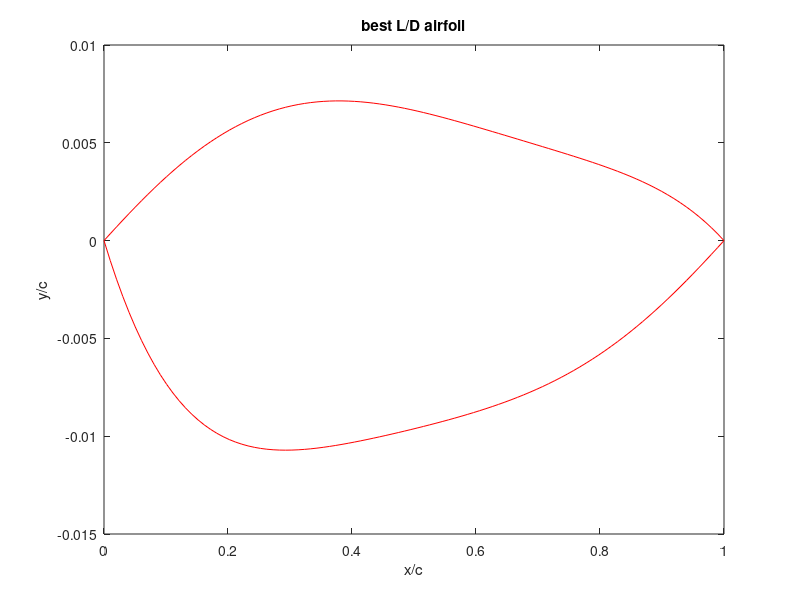
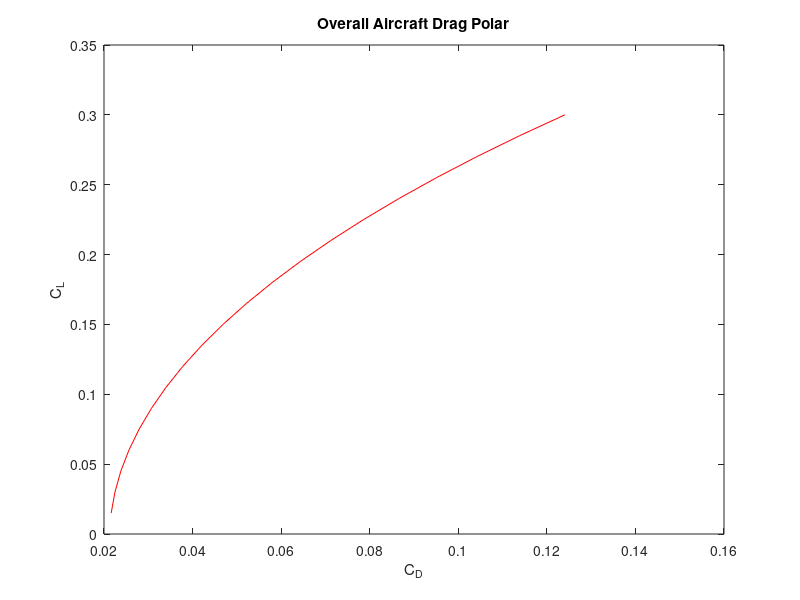
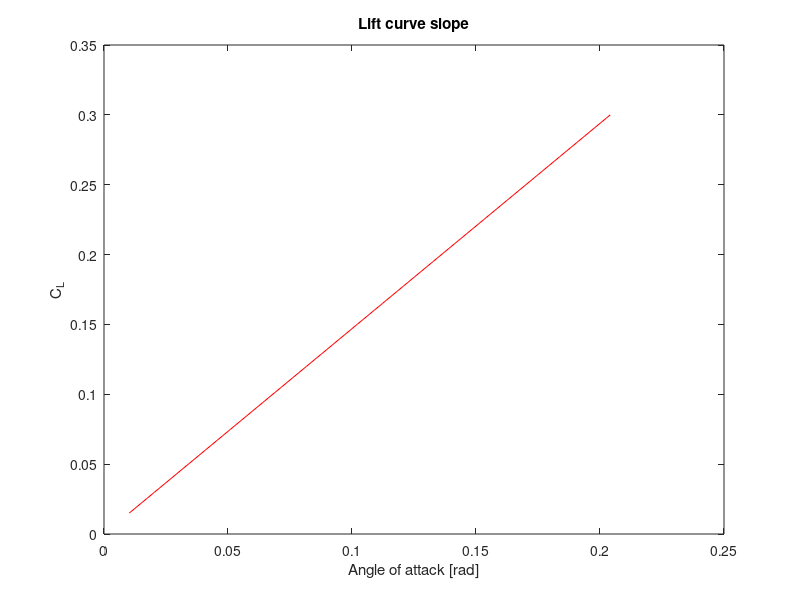
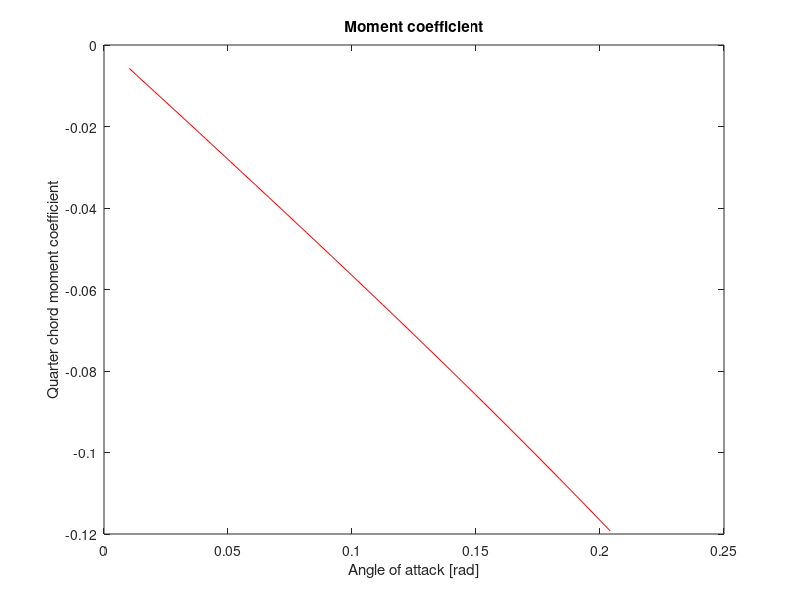

These charts were generated, in order, by the following MATLAB code:
% =============================================================================
% AIRFOIL GEOMETRY + AERODYNAMIC ANALYSIS
% =============================================================================
% Purpose:
%   1) Fit polynomial airfoil surfaces from LE radius, crest location, and TE slopes.
%   2) Compute section pressures, lift, and drag (subsonic thin-airfoil +
%      Prandtl-Glauert, or supersonic shock-expansion).
%   3) Sweep crest geometry to maximize L/D.
%   4) Check turbulent separation with Stratford's criterion (s_A vs s_B).
%
% Notes:
%   - Subsonic branch: M < 1.  Supersonic branch: M >= 1.
% =============================================================================

clc
clear
close all

%% ======================== 1. MISSION / FLOW INPUTS ========================
sweep=.9599;        % wing sweep [deg then rad]; last value used
e=.7567;                      % Oswald efficiency
AR=1.7;                   % aspect ratio
C_d_0=.012;                        % profile / parasite Cd
Cd_p_fus=.002;                      % fuselage parasite Cd
i_max=200;                          % chordwise stations for force integration (make sure this ends in a zero)
xx_max=200;                         % stations for thin-airfoil integrals
y=1.4;                              % gamma (ratio of specific heats)
M=2;                  % Freestream Mach; first value used
a_inf=343;                          % Freestream air speed of sound
mu=1.789E-5;                        % Freestream air dynamic viscosity
rho=.3;              % Freestream air density 
T_inf=300;                          % Freestream air temperature
p_inf=.2*101300;                    % Freestream air pressure
Cp=1005;                            % Specific heat of air
c_root=27.66;                       % Root chord length
R=287.05;                           % Gas constant for air
%% ======================== 2. AIRFOIL GEOMETRY CONTROLS ========================
%note: the inputs below represent dimensions relative to the chord length (x/c)
r_le = 0.04;                        % Wing leading-edge radius / chord
theta_le_u = 2*pi/180;3*pi/180;     % Upper surface leading edge angle
theta_te_u = -2*pi/180;-2*pi/180;   % Upper surface trailing edge angle
theta_le_l = -6*pi/180;-3*pi/180;   % Lower surface leading edge angle
theta_te_l = 2*pi/180;2*pi/180;     % Lower surface trailing edge angle

x_crest_u_min=0.25;                 %Lower bound best L/D max airfoil thickness x location (upper surface)
x_crest_u_max=0.4;                  %Upper bound best L/D max airfoil thickness x location (upper surface)
y_crest_u_min=0.005;                %Lower bound best L/D max airfoil thickness y location (upper surface) 
y_crest_u_max=.01;                  %Upper bound best L/D max airfoil thickness y location (upper surface)
x_crest_l_min=0.25;                 %Lower bound best L/D max airfoil thickness x location (lower surface)
x_crest_l_max=0.4;                  %Upper bound best L/D max airfoil thickness x location (lower surface)
y_crest_l_min=-0.005;               %Lower bound best L/D max airfoil thickness y location (lower surface)
y_crest_l_max=-.015;                 %Upper bound best L/D max airfoil thickness y location (lower surface)

%% ============================= For loop iteration parameters ======================== %%
N=20;                               % upper and lower surface iteration number for Prandtl-Meyer / shock relations
xxxx_max=15;                        % upper section iteration number for Prandtl-Meyer / shock relations
xxxxx_max=20;                       % lower section iteration number for Prandtl-Meyer / shock relations
xxxxxxx_max=15;                     % lower section iteration number for Prandtl-Meyer / shock relations
pp_max=0;                           % iteration number controlling x_crest_l
nn_max=0;                           % iteration number controlling y_crest_l
p_max=0;                            % iteration number controlling x_crest_u
n_max=0;                            % iteration number controlling y_crest_u
C_L_i_max=20;                       % iteration number controlling C_L increment
C_L_max=.3;                         % Max coefficient of lift analyzed for the creation of the plots

v_inf=1;                            % nondimensional freestream speed (do not change)
dx=1/i_max;

%% ======================== 3. CREST-GEOMETRY SEARCH LOOPS ========================
for C_L_i=1:C_L_i_max
C_L(C_L_i)=C_L_i/C_L_i_max*C_L_max;
% Nested brute-force sweep of lower/upper crest (x,y) to maximize L/D.
% Loop order:  pp = x_crest_l , nn = y_crest_l , p = x_crest_u , n = y_crest_u
for pp=2:pp_max+2
x_crest_l=(x_crest_l_max-x_crest_l_min)*(pp-2)/pp_max+x_crest_l_min;    
x_crest_l = .292857;
% x_crest_l = .292857;
for nn=2:nn_max+2
% y_crest_u = .2;
y_crest_l=(y_crest_l_max-y_crest_l_min)*(nn-2)/nn_max+y_crest_l_min;
y_crest_l=-.010714;
% y_crest_l=-.010714;
for p=2:p_max+2
x_crest_u=(x_crest_u_max-x_crest_u_min)*(p-2)/p_max+x_crest_u_min;
x_crest_u=.378571;
% x_crest_u=.378571;
for n=2:n_max+2
y_crest_u=(y_crest_u_max-y_crest_u_min)*(n-2)/n_max+y_crest_u_min;
y_crest_u=.007143;
% y_crest_u=.1;


%% ======================== 4. FIT POLYNOMIAL AIRFOIL SURFACES ========================
% Subsonic (M<1):  y = A1(i)*x^(1/2) + A2(i)*x + a3*x^2 + a4*x^3 + a5*x^4
%   A1(i) = +/-sqrt(2*r_le) enforces leading-edge radius.
%   Remaining coeffs match crest height, crest slope=0, TE height=0, TE slope.
% Supersonic (M>=1):  ordinary polynomial y = A1(i)*x + ... + a5*x^5
%   (no square-root LE term; LE and TE slopes imposed directly).
if M<1

a1_u = sqrt(2*r_le);                % upper-surface LE radius term

% Matrix for unknowns [a2_u a3_u a4_u a5_u a6_u]'
M_u = [x_crest_u^(1), x_crest_u^(2), x_crest_u^(3), x_crest_u^(4);

    1, (2)*x_crest_u^(1), (3)*x_crest_u^(2), (4)*x_crest_u^(3);

    1, 1, 1, 1;
    
    1, 2, 3, 4];

MM_u = [y_crest_u - a1_u*sqrt(x_crest_u); -(1/2)*a1_u*x_crest_u^(-1/2); -a1_u; tan(theta_te_u) - (1/2)*a1_u];

% Solve
A_u = M_u \ MM_u;

a2_u = A_u(1);
a3_u = A_u(2);
a4_u = A_u(3);
a5_u = A_u(4);

% LOWER SURFACE

a1_l = -sqrt(2*r_le);

% Matrix for unknowns [a2_l a3_l a4_l a5_l]'
M_l = [x_crest_l^(1), x_crest_l^(2), x_crest_l^(3), x_crest_l^(4);

1, (2)*x_crest_l^(1), (3)*x_crest_l^(2), (4)*x_crest_l^(3);

1, 1, 1, 1;
    
1, 2, 3, 4];

MM_l = [y_crest_l - a1_l*sqrt(x_crest_l); -(1/2)*a1_l*x_crest_l^(-1/2); -a1_l; tan(theta_te_l) - (1/2)*a1_l];

% Solve
A_l = M_l \ MM_l;

a2_l = A_l(1);
a3_l = A_l(2);
a4_l = A_l(3);
a5_l = A_l(4);

else

% Matrix for unknowns [a2_u a3_u a4_u a5_u a6_u]'
M_u = [x_crest_u^(1), x_crest_u^(2), x_crest_u^(3), x_crest_u^(4), x_crest_u^(5);

1, (2)*x_crest_u^(1), (3)*x_crest_u^(2),(4)*x_crest_u^(3), (5)*x_crest_u^(4);

    1, 1, 1, 1, 1;
    
    1, 2, 3, 4, 5;
    
    1,0,0,0,0];

MM_u = [y_crest_u; 0; 0; tan(theta_te_u); tan(theta_le_u)];

% Solve
A_u = M_u \ MM_u;

a1_u = A_u(1);
a2_u = A_u(2);
a3_u = A_u(3);
a4_u = A_u(4);
a5_u = A_u(5);
% LOWER SURFACE

% Matrix for unknowns [a2_l a3_l a4_l a5_l]'
M_l = [ x_crest_l^(1), x_crest_l^(2), x_crest_l^(3), x_crest_l^(4), x_crest_l^(5);

    1, (2)*x_crest_l^(1), (3)*x_crest_l^(2), (4)*x_crest_l^(3), (5)*x_crest_l^(4);

    1, 1, 1, 1, 1;
    
    1, 2, 3, 4, 5;
    
    1, 0, 0, 0, 0];

MM_l = [ y_crest_l; 0; 0; tan(theta_te_l); tan(theta_le_l)];

% Solve
A_l = M_l \ MM_l;

a1_l = A_l(1);
a2_l = A_l(2);
a3_l = A_l(3);
a4_l = A_l(4);
a5_l = A_l(5);

end
    
%% ======================== 5. CHORDWISE INTEGRATION SETUP ========================
D_u=0;                              % running upper-surface "drag" integral (axial)
D_l=0;
L_u=0;                              % running upper-surface "lift" integral (normal)
L_l=0;
r(1)=0;
dx_i=1/i_max;
ppp=0;
v_n(1)=0;
p_u(1)=p_inf*(1+((y-1)/2)*M^2)^(y/(y-1));
p_u_B(1)=p_inf*(1+((y-1)/2)*M^2)^(y/(y-1));
Cmc4(2)=0;
Cpp(1)=1;
% p_u_B(1)=p_inf;
for i=2:(i_max-.01*i_max)
x_i(i)=1/i_max*(i-1)+.01;
% aoa(C_L_i)=(aoa_high-aoa_low)/i_max*(i-2)+aoa_low;

%% ----- 5a. SUBSONIC BRANCH: thin-airfoil theory + Cp -----
if M<1
dx_xx=1/xx_max;
sum_u(1)=0;
sum_l(1)=0;
theta(1)=0;
sum2=0;
sum3=0;
sum4=0;
u(1)=0;
l(1)=0;
sum5(1)=0;
x(1)=0;
for xx=2:xx_max
x(xx)=1/xx_max*(xx-1);
u(xx)=a1_u*x(xx)^(1/2)+a2_u*x(xx)^(1)+a3_u*x(xx)^(2)+a4_u*x(xx)^(3)+a5_u*x(xx)^(4);
s_u(xx)=0.5*a1_u*x(xx).^(-1/2) + 1*a2_u*x(xx).^(0) + 2*a3_u*x(xx).^(1) + 3*a4_u*x(xx).^(2) + 4*a5_u*x(xx).^(3);
l(xx)=a1_l*x(xx).^(1/2)+a2_l*x(xx).^(1)+a3_l*x(xx).^(2)+a4_l*x(xx).^(3)+a5_l*x(xx).^(4);
s_l(xx)=0.5*a1_l*x(xx).^(-1/2)+1*a2_l*x(xx)^(0)+2*a3_l*x(xx)^(1)+3*a4_l*x(xx)^(2)+4*a5_l*x(xx)^(3);
s_camber(xx)=((u(xx)+l(xx))/2-(u(xx-1)+l(xx-1))/2)/dx_xx;
s_camber(xx) = 0.5*(s_u(xx) + s_l(xx));

theta(xx)=acos(1-2*x(xx));
d_theta=(theta(xx)-theta(xx-1));

dy2=s_camber(xx)*d_theta;
sum2=dy2+sum2;
dy3=s_camber(xx)*cos(theta(xx))*d_theta;
sum3=dy3+sum3;
dy4=s_camber(xx)*cos(2*theta(xx))*d_theta;
sum4=dy4+sum4;

% Thin-airfoil Fourier coefficients from camber-line slope
A1(i)=2/pi*sum3;
A2(i)=2/pi*sum4;
aoa_L0=1/pi*sum2-A1(i)/2;              % zero-lift angle
L_s_2d = 4/(1-M^2)^0.5;             % 2-D lift slope with Prandtl-Glauert
L_s_3d=L_s_2d/(1+L_s_2d/(pi*AR*e)); % 3-D lift slope
aoa(C_L_i)=C_L(C_L_i)/L_s_3d+aoa_L0;              % geometric aoa(C_L_i) needed for target CL
A0=aoa(C_L_i)-1/pi*sum2;
A0=C_L(C_L_i)/L_s_3d-A1(i)/2;                 % A0 overwritten to match target CL

if xx<xx_max
x_q(xx)=x(xx);
s_u_q(xx)=0.5*a1_u*x_q(xx).^(-1/2) + 1*a2_u*x_q(xx).^(0) + 2*a3_u*x_q(xx).^(1) + 3*a4_u*x_q(xx).^(2) + 4*a5_u*x_q(xx).^(3);
s_l_q(xx)=0.5*a1_l*x_q(xx).^(-1/2)+1*a2_l*x_q(xx)^(0)+2*a3_l*x_q(xx)^(1)+3*a4_l*x_q(xx)^(2)+4*a5_l*x_q(xx)^(3);
s_camber_q(xx) = 0.5*(s_u_q(xx) + s_l_q(xx));

s_t_u(xx)=(s_u_q(xx)-s_camber_q(xx));
q_u(xx)=v_inf*s_t_u(xx);

if x_i(i)==x_q(xx)
dsum5(xx)=0;
else
dsum5(xx)=(q_u(xx)/(x_i(i)-x_q(xx)))*dx_xx;
end

sum5(xx)=dsum5(xx)+sum5(xx-1);
end

end

uu(i)=a1_u*x_i(i)^(1/2)+a2_u*x_i(i)^(1)+a3_u*x_i(i)^(2)+a4_u*x_i(i)^(3)+a5_u*x_i(i)^(4);
ll(i)=a1_l*x_i(i).^(1/2)+a2_l*x_i(i).^(1)+a3_l*x_i(i).^(2)+a4_l*x_i(i).^(3)+a5_l*x_i(i).^(4);
s_u(i)=0.5*a1_u*x_i(i).^(-1/2) + 1*a2_u*x_i(i).^(0) + 2*a3_u*x_i(i).^(1) + 3*a4_u*x_i(i).^(2) + 4*a5_u*x_i(i).^(3);
s_l(i)=0.5*a1_l*x_i(i).^(-1/2)+1*a2_l*x_i(i)^(0)+2*a3_l*x_i(i)^(1)+3*a4_l*x_i(i)^(2)+4*a5_l*x_i(i)^(3);
s_camber_i(i) = 0.5*(s_u(i) + s_l(i));

theta_B(i)=acos(1-2*x_i(i));
% Vortex-sheet strength (thin-airfoil theory)
gamma(i) = 2*v_inf*( A0*(1+cos(theta_B(i)))/sin(theta_B(i)) + A1(i)*sin(theta_B(i)) + A2(i)*sin(2*theta_B(i)) );
v_u(i)=v_inf+gamma(i)/2;               % upper-surface edge speed

gamma_air = y;                      % 1.4
V_ratio_u = v_u(i) / v_inf;
T_ratio_u = 1 + 0.5*(gamma_air-1)*M^2*(1 - V_ratio_u^2);

% Vacuum / max-speed limiter (T cannot go negative)
if T_ratio_u < 1e-8
    T_ratio_u = 1e-8;
end

p_ratio_u = T_ratio_u^(gamma_air/(gamma_air-1));
Cp_u(i) = (2/(gamma_air*M^2)) * (p_ratio_u - 1);
Re_x=rho*M*a_inf*x_i(i)*c_root/mu;
slope(i)=s_u(i)-aoa(C_L_i);
Cp_u_min_0=1-(1+aoa(C_L_i)/(2*r_le)^.5)^2;
Cp_u_min_0=1-(4*aoa(C_L_i)^2/(r_le+aoa(C_L_i)^2));
Cp_u_min=Cp_u_min_0/(1-M^2)^.5;

T_0 = T_inf*(1+(y-1)/2*M^2);
V_max_B = sqrt(2*Cp*T_0);
Cp_u_min_limit = 1-(V_max_B/(M*a_inf))^2;

aff=4*r_le;

if Cp_u_min>Cp_u(i) && Cp_u_min<0 && x_i(i)<.04
Cp_u(i)=Cp_u_min;
end

Cd_u_B=1;.03667;
theta_C=atan(s_u(i))-aoa(C_L_i);
Cp_u_3(i)=2*(sin(theta_C))*abs(sin(theta_C));
Cp_u_3(i)=2*(sin(theta_C))/(1-M^2)^.5;
p0 = p_inf*(1+(y-1)/2*M^2)^(y/(y-1));
Cp_u_3(i)=(p0-p_inf)*sin(theta_C)/(.5*y*p_inf*M^2);
p_u_C(i)=(Cp_u_3(i)+p_inf/(.5*rho*(M*a_inf)^2))*(.5*rho*(M*a_inf)^2);

dD_u(i)=(Cp_u(i))*s_u(i)*dx;
dL_u(i)=-(Cp_u(i))*dx;
D_u=dD_u(i)+D_u;
L_u=dL_u(i)+L_u;
r(i)=(L_u)/(D_u);

v_l(i)=v_inf-gamma(i)/2;

theta_D=atan(-s_l(i))+aoa(C_L_i);
p0 = p_inf*(1+(y-1)/2*M^2)^(y/(y-1));
Cp_l_3(i)=(p0-p_inf)*sin(theta_D)/(.5*y*p_inf*M^2);
p_u_D(i)=(Cp_l_3(i)+p_inf/(.5*rho*(M*a_inf)^2))*(.5*rho*(M*a_inf)^2);

V_ratio_l = v_l(i) / v_inf;
T_ratio_l = 1 + 0.5*(gamma_air-1)*M^2*(1 - V_ratio_l^2);
if T_ratio_l < 1e-8
    T_ratio_l = 1e-8;
end
p_ratio_l = T_ratio_l^(gamma_air/(gamma_air-1));
Cp_l(i) = (2/(gamma_air*M^2)) * (p_ratio_l - 1);
dD_l(i)=-Cp_l(i)*s_l(i)*dx;
dL_l(i)=Cp_l(i)*dx;
D_l=dD_l(i)+D_l;
L_l=dL_l(i)+L_l;
r_l(i)=(L_l)/(D_l);

D_u_true(i)=(L_u)*sin(aoa(C_L_i))+(D_u)*cos(aoa(C_L_i));
L_u_true(i)=(L_u)*cos(aoa(C_L_i))-(D_u)*sin(aoa(C_L_i));
r_u_true(i)=L_u_true(i)/D_u_true(i);
D_l_true(i)=(L_l)*sin(aoa(C_L_i))+(D_l)*cos(aoa(C_L_i));
L_l_true(i)=(L_l)*cos(aoa(C_L_i))-(D_l)*sin(aoa(C_L_i));
L_total(i)=(L_u_true(i)+L_l_true(i));
Cd_i=C_L(C_L_i)^2/(pi*AR*e);
Cd_p=C_d_0;
Cd_t(C_L_i)=(D_u_true(i)+D_l_true(i)+Cd_i+Cd_p+Cd_p_fus);
r_i(i)=(L_u_true(i)+L_l_true(i))/Cd_t(C_L_i);

p_u(i)=(Cp_u(i)+p_inf/(.5*y*p_inf*(M)^2))*(.5*y*p_inf*(M)^2);
p_min(i)=(Cp_u(i)+Cp_u_3(i)+p_inf/(.5*rho*(M*a_inf)^2))*(.5*rho*(M*a_inf)^2);  
p_u_ii(i)=p_u(i)+(p_u_C(i)-p_inf);
p_u_iii(i)=p_u(i);
% p_min_min(i)=min(p_u_ii(2:end));
p_min_min(i)=min(p_u(2:end));
Cp_min(i)=min(Cp_u+Cp_u_3);

% --- Local Mach number ---
M_local = sqrt((2/(y-1)) * ((1 + ((y-1)/2)*M^2) * ((y*M^2/2)*Cp_u(i) + 1)^(-(y-1)/y) - 1 ) );
% --- Local temperature from isentropic relation ---
T_local = T_inf *(1 + ((y-1)/2)*M^2) / (1 + ((y-1)/2)*M_local^2);
% --- Local speed of sound ---
a_local = sqrt(y*R*T_local);
% --- Local velocity ---
V_local(i) = M_local*a_local;
% --- freestream speed of sound ---
a = sqrt(y*R*T_inf);
% --- Freestream velocity ---
V_inf = M*a;

if p_u_iii(i)==p_min_min(i)
iii=i;
sum6(iii-1)=0;
end

if i<=iii
dsum6(i)=(V_local(i)/V_local(iii))^3*c_root*dx;
sum6(i)=dsum6(i)+sum6(i-1);
else
x_p(i)=sum6(iii)+(x_i(i)-x_i(iii))*c_root;
Re_p=V_local(iii)*x_p(i)/mu;
Cpp(i)=1-(V_local(i)/V_local(iii))^2;
dCpp(i)=Cpp(i)-Cpp(i-1);
if dCpp(i)<0
   dCpp(i)=0;
end
s_A(i)=Cpp(i)*(x_p(i)*dCpp(i)/(c_root*dx))^.5;
s_B(i)=.39*(Re_p/10^6)^.1;
end




else
    
    
%% ----- 5b. SUPERSONIC BRANCH: shock-expansion marching -----
L_s_2d=4/(M^2-1)^.5;                % Ackeret 2-D lift slope
L_s_3d=L_s_2d/(1+L_s_2d/(pi*AR*e));
aoa(C_L_i)=C_L(C_L_i)/L_s_3d;
   
uu(i)=a1_u*x_i(i)^(1)+a2_u*x_i(i)^(2)+a3_u*x_i(i)^(3)+a4_u*x_i(i)^(4)+a5_u*x_i(i)^(5);
ll(i)=a1_l*x_i(i).^(1)+a2_l*x_i(i).^(2)+a3_l*x_i(i).^(3)+a4_l*x_i(i).^(4)+a5_l*x_i(i).^(5);
s_u(i)=a1_u + 2*a2_u*x_i(i).^(1) + 3*a3_u*x_i(i).^(2) + 4*a4_u*x_i(i)^(3) + 5*a5_u*x_i(i).^(4);
s_l(i)=a1_l+2*a2_l*x_i(i)^(1)+3*a3_l*x_i(i)^(2)+4*a4_l*x_i(i)^(3)+5*a5_l*x_i(i)^(4);

Bi=45;
M1=M;
beta_low=0;
beta_high=pi/2;                     % shock-angle search bounds

ct=dx_i;
if i==2

if theta_le_u-aoa(C_L_i)>0

beta_sh_u=(beta_low+beta_high)/2;
for xxxx=2:xxxx_max

% Oblique-shock theta-beta-M relation (upper LE)
wing_angle_u=atan(2*cot(beta_sh_u)*(M^2*(sin(beta_sh_u))^2-1)/(M^2*(y+cos(2*beta_sh_u))+2));

if wing_angle_u<(theta_le_u-aoa(C_L_i))
    beta_sh_u=beta_sh_u+(beta_high-beta_low)/2^xxxx;
else
    beta_sh_u=beta_sh_u-(beta_high-beta_low)/2^xxxx;
end

end

Mn1u = M*sin(beta_sh_u);
Mn2u = sqrt((1+((y-1)/2)*Mn1u^2) / (y*Mn1u^2-(y-1)/2));
M2u = Mn2u/sin(beta_sh_u-(theta_le_u-aoa(C_L_i)));
M2u = Mn2u/cos(pi/2-beta_sh_u-aoa(C_L_i)+theta_le_u);
vM2=((atan((((M2u^2)-1)*((y-1)/(y+1)))^0.5)*(((y+1)/(y-1))^0.5))-(atan(((M2u^2)-1)^0.5)));

else
        
theta_A=theta_le_u-aoa(C_L_i); 
vM1=((atan((((M^2)-1)*((y-1)/(y+1)))^0.5)*(((y+1)/(y-1))^0.5))-(atan(((M^2)-1)^0.5)));
vM2(i)=-theta_A+vM1;
M2u=2*M/2; % M3 initial condition set to a very high value
M2f=2*M; % fixed M3 initial condition reduced in the for loop

for iiiiii = 2:N
    
    vM2i(i)=((atan((((M2u^2)-1)*((y-1)/(y+1)))^0.5)*(((y+1)/(y-1))^0.5))-(atan(((M2u^2)-1)^0.5)));
    
    if vM2i(i)>vM2(i)
        M2u=M2u-(M2f/(2^iiiiii));
    else
        M2u=M2u+(M2f/(2^iiiiii));
    end
   
end

M2u=M2u;

vM2=((atan((((M2u^2)-1)*((y-1)/(y+1)))^0.5)*(((y+1)/(y-1))^0.5))-(atan(((M2u^2)-1)^0.5)));

end
    
T01= T_inf*(1+(y-1)/2*M^2);
p01dp1u=(((y-1)/2)*(M^2)+1)^(y/(y-1));
p02dp2u=(((y-1)/2)*(M2u^2)+1)^(y/(y-1));

if theta_te_u-aoa(C_L_i)>0
Mn1u = M*sin(beta_sh_u);
p02dp01 = (((y+1)*Mn1u^2)/((y-1)*Mn1u^2+2))^(y/(y-1))*((y+1)/(2*y*Mn1u^2-(y-1)))^(1/(y-1));
else
p02dp01=1;
end

p02 = p02dp01*p01dp1u;
p2u(i)=p02dp01/p02dp2u*p01dp1u;

Cpu1=(p2u(i)-1)/(.5*y*(M1^2));
Cnu1=-Cpu1*ct;
Cau1=Cpu1*s_u(2)*ct;

else

M3(2)=M2u;

% top right surface
theta_1=atan(s_u(i-1));
theta_2=atan(s_u(i));
theta_u(i)=theta_2-theta_1;

if theta_u(i)>0   
beta_sh_u_3=(beta_low+beta_high)/2;
for xxxx=2:xxxx_max

% --- Oblique-shock theta-beta-M relation ---
wing_angle_3_u=atan(2*cot(beta_sh_u_3)*(M^2*(sin(beta_sh_u_3))^2-1)/(M^2*(y+cos(2*beta_sh_u_3))+2));

if wing_angle_3_u<theta_u(i)
    beta_sh_u_3=beta_sh_u_3+(beta_high-beta_low)/2^xxxx;
else
    beta_sh_u_3=beta_sh_u_3-(beta_high-beta_low)/2^xxxx;
end

end

Mn2u3 = M3(i-1)*sin(beta_sh_u_3);
Mn3u = sqrt((1+((y-1)/2)*Mn2u3^2) / (y*Mn2u3^2-(y-1)/2));
M3(i) = Mn2u3/cos(pi/2-beta_sh_u_3+theta_u(i));
vM3(i)=((atan((((M3(i)^2)-1)*((y-1)/(y+1)))^0.5)*(((y+1)/(y-1))^0.5))-(atan(((M3(i)^2)-1)^0.5)));
p02dp2u3=(((y-1)/2)*(M3(i-1)^2)+1)^(y/(y-1));
p03dp3u=(((y-1)/2)*(M3(i)^2)+1)^(y/(y-1));
p02dp01 = (((y+1)*Mn2u3^2)/((y-1)*Mn2u3^2+2))^(y/(y-1))*((y+1)/(2*y*Mn2u3^2-(y-1)))^(1/(y-1));
p03(i) = p02dp01*p02dp2u3;
p3u(i)=p03(i)/p03dp3u;
       
else
      
p03(2)=p02;    
vM3(2)=vM2;
vM3(i)=-theta_u(i)+vM3(i-1);
M3i=2*M1/2; % M3 initial condition set to a very high value
M3f=2*M1; % fixed M3 initial condition reduced in the for loop

for iiiiii = 2:N
    
    vM3i(i)=((atan((((M3i^2)-1)*((y-1)/(y+1)))^0.5)*(((y+1)/(y-1))^0.5))-...
        (atan(((M3i^2)-1)^0.5)));
    
    if vM3i(i)>vM3(i)
        M3i=M3i-(M3f/(2^iiiiii));
    else
        M3i=M3i+(M3f/(2^iiiiii));
    end
   
end

M3(i)=M3i;

p01dp1u=(((y-1)/2)*(M1^2)+1)^(y/(y-1));
p03dp3u=(((y-1)/2)*(M3(i)^2)+1)^(y/(y-1));
p03(i)=p03(i-1);
p3u(i)=p03(i)/p03dp3u;

end

Cpu2(i)=(p3u(i)-1)/(.5*y*(M1^2));
Cnu2(i)=-Cpu2(i)*ct;
Cau2(i)=Cpu2(i)*s_u(i)*ct;

end

ct=dx_i;

if i==2

if -theta_le_l+aoa(C_L_i)>0    
beta_sh_l=(beta_low+beta_high)/2;
for xxxxx=2:xxxxx_max

% --- Oblique-shock theta-beta-M relation ---
wing_angle_l=atan(2*cot(beta_sh_l)*(M^2*(sin(beta_sh_l))^2-1)/(M^2*(y+cos(2*beta_sh_l))+2));

if wing_angle_l<(-theta_le_l+aoa(C_L_i))
    beta_sh_l=beta_sh_l+(beta_high-beta_low)/2^xxxxx;
else
    beta_sh_l=beta_sh_l-(beta_high-beta_low)/2^xxxxx;
end

end

Mn1l = M*sin(beta_sh_l);
Mn2l = sqrt((1+((y-1)/2)*Mn1l^2) / (y*Mn1l^2-(y-1)/2));
M2l = Mn2l/sin(beta_sh_l-(-theta_le_l+aoa(C_L_i)));
M2l = Mn2l/cos(pi/2-beta_sh_l+aoa(C_L_i)-theta_le_l);
vM2l=((atan((((M2l^2)-1)*((y-1)/(y+1)))^0.5)*(((y+1)/(y-1))^0.5))-(atan(((M2l^2)-1)^0.5)));

else

theta_Al=-theta_le_l+aoa(C_L_i); 
vM1l=((atan((((M^2)-1)*((y-1)/(y+1)))^0.5)*(((y+1)/(y-1))^0.5))-(atan(((M^2)-1)^0.5)));
vM2l(i)=-theta_Al+vM1l;      
M2l=2*M/2; % M3 initial condition set to a very high value
M2f=2*M; % fixed M3 initial condition reduced in the for loop

for iiiiii = 2:N   
    vM2il(i)=((atan((((M2l^2)-1)*((y-1)/(y+1)))^0.5)*(((y+1)/(y-1))^0.5))-(atan(((M2l^2)-1)^0.5)));  
    if vM2il(i)>vM2l(i)
        M2l=M2l-(M2f/(2^iiiiii));
    else
        M2l=M2l+(M2f/(2^iiiiii));
    end   
end

M2l=M2l;

vM2l=((atan((((M2l^2)-1)*((y-1)/(y+1)))^0.5)*(((y+1)/(y-1))^0.5))-(atan(((M2l^2)-1)^0.5)));
end

T01= T_inf*(1+(y-1)/2*M^2);
p01dp1l=(((y-1)/2)*(M^2)+1)^(y/(y-1));
p02dp2l=(((y-1)/2)*(M2l^2)+1)^(y/(y-1));

if -theta_le_l+aoa(C_L_i)>0
Mn1l = M*sin(beta_sh_l);
p02dp01l = (((y+1)*Mn1l^2)/((y-1)*Mn1l^2+2))^(y/(y-1))*((y+1)/(2*y*Mn1l^2-(y-1)))^(1/(y-1));
else
p02dp01l=1;
end

p02l = p02dp01l*p01dp1l;
p2l(i)=p02dp01l/p02dp2l*p01dp1l;

Cpl1=(p2l(i)-1)/(.5*y*(M1^2));
Cnl1=Cpl1*ct;
Cal1=-Cpl1*s_l(2)*ct;

else
      
M3l(2)=M2l;       
theta_1_l(i)=atan(s_l(i-1));
theta_2_l(i)=atan(s_l(i));
theta_l(i)=theta_2_l(i)-theta_1_l(i);   
       
if theta_l(i)<0   
beta_sh_l_3=(beta_low+beta_high)/2;
for xxxxxxx=2:xxxxxxx_max

% --- Oblique-shock theta-beta-M relation ---
wing_angle_3_l=atan(2*cot(beta_sh_l_3)*(M^2*(sin(beta_sh_l_3))^2-1)/(M^2*(y+cos(2*beta_sh_l_3))+2));

if wing_angle_3_l<-theta_l(i)
    beta_sh_l_3=beta_sh_l_3+(beta_high-beta_low)/2^xxxxxxx;
else
    beta_sh_l_3=beta_sh_l_3-(beta_high-beta_low)/2^xxxxxxx;
end

end

Mn2l3 = M3l(i-1)*sin(beta_sh_l_3);
Mn3l = sqrt((1+((y-1)/2)*Mn2l3^2) / (y*Mn2l3^2-(y-1)/2));
M3l(i) = Mn2l3/cos(pi/2-beta_sh_l_3-theta_l(i));
vM3l(i)=((atan((((M3l(i)^2)-1)*((y-1)/(y+1)))^0.5)*(((y+1)/(y-1))^0.5))-(atan(((M3l(i)^2)-1)^0.5)));
Mn3u = sqrt((1+((y-1)/2)*Mn2l3^2) / (y*Mn2l3^2-(y-1)/2));
p02dp2l3=(((y-1)/2)*(M3l(i-1)^2)+1)^(y/(y-1));
p03dp3l=(((y-1)/2)*(M3l(i)^2)+1)^(y/(y-1));
p02dp01l = (((y+1)*Mn2l3^2)/((y-1)*Mn2l3^2+2))^(y/(y-1))*((y+1)/(2*y*Mn2l3^2-(y-1)))^(1/(y-1));
p03l(i) = p02dp01l*p02dp2l3;
p3l(i)=p03l(i)/p03dp3l;
   
else    
    
vM3l(2)=vM2l;
vM3l(i)=theta_l(i)+vM3l(i-1);
M3i=10*M1/2; % M3 initial condition set to a very high value
M3f=10*M1; % fixed M3 initial condition reduced in the for loop


for iiiiii = 2:N
    
    vM3il(i)=((atan((((M3i^2)-1)*((y-1)/(y+1)))^0.5)*(((y+1)/(y-1))^0.5))-...
        (atan(((M3i^2)-1)^0.5)));
    
    if vM3il(i)>vM3l(i)
        M3i=M3i-(M3f/(2^iiiiii));
    else
        M3i=M3i+(M3f/(2^iiiiii));
    end
    
end

M3l(i)=M3i;
p03dp3l=(((y-1)/2)*(M3l(i)^2)+1)^(y/(y-1));
p3l(i)=p02l/p03dp3l;

end

Cpl2(i)=(p3l(i)-1)/(.5*y*(M1^2));
Cnl2(i)=Cpl2(i)*ct;
Cal2(i)=-Cpl2(i)*s_l(i)*ct;

dCmc4(i)=-((Cnu2(i)+Cnl2(i))*(x_i(i)-.25)-Cau2(i)*uu(i)-Cal2(i)*ll(i));

Cmc4(i)=dCmc4(i)+Cmc4(i-1);

end

% Integrate normal/axial force coefficients over the airfoil and rotate to lift/drag
if i>=i_max-2

Cn=Cnu1+sum(Cnu2)+Cnl1+sum(Cnl2);   % normal-force coefficient
Ca=Cau1+sum(Cau2)+Cal1+sum(Cal2);   % axial-force coefficient

Cl=(Cn*cos(aoa(C_L_i)))-(Ca*sin(aoa(C_L_i)));
Cd(C_L_i)=(Cn*sin(aoa(C_L_i)))+(Ca*cos(aoa(C_L_i)));

Cd_p=C_d_0;

Cd_i=C_L(C_L_i)^2/(pi*AR*e);
Cd_i=0;
Cd_p=C_d_0;
Cd_p_fus=.008;

Cd_t(C_L_i)=Cd(C_L_i)+Cd_i+Cd_p+Cd_p_fus;

r_i(i)=Cl/Cd_t(C_L_i);

end

end

end

%% ======================== 6. TRACK BEST L/D GEOMETRY ========================
r_j(n)=r_i(i);                      % L/D for this crest combination
r_j_max=max(r_j(2:end));

if r_j(n)==r_j_max
    r_le_j=r_le;
    x_crest_u_j=x_crest_u;
    y_crest_u_j=y_crest_u;
    x_crest_l_j=x_crest_l;
    y_crest_l_j=y_crest_l;
    aoa_j=aoa(C_L_i);
    a1_u_j=a1_u;
    a1_l_j=a1_l;
    a2_u_j=a2_u;
    a2_l_j=a2_l;
    a3_u_j=a3_u;
    a3_l_j=a3_l;
    a4_u_j=a4_u;
    a4_l_j=a4_l;
    a5_u_j=a5_u;
    a5_l_j=a5_l;
    if M<1
    s_A_j=s_A;
    s_B_j=s_B;
    end
end
    

end

r_k(p)=r_j_max;
r_k_max=max(r_k(2:end));

if r_k(p)==r_k_max
    r_le_k=r_le_j;
    x_crest_u_k=x_crest_u_j;
    y_crest_u_k=y_crest_u_j;
    x_crest_l_k=x_crest_l_j;
    y_crest_l_k=y_crest_l_j;
    aoa_k=aoa_j;
    a1_u_k=a1_u_j;
    a1_l_k=a1_l_j;
    a2_u_k=a2_u_j;
    a2_l_k=a2_l_j;
    a3_u_k=a3_u_j;
    a3_l_k=a3_l_j;
    a4_u_k=a4_u_j;
    a4_l_k=a4_l_j;
    a5_u_k=a5_u_j;
    a5_l_k=a5_l_j;
    if M<1
    s_A_k=s_A_j;
    s_B_k=s_B_j;
    end
end

end

r_n(nn)=r_k_max;
r_n_max=max(r_n(2:end));

if r_n(nn)==r_n_max
    r_le_n=r_le_k;
    x_crest_u_nn=x_crest_u_k;
    y_crest_u_nn=y_crest_u_k;
    x_crest_l_nn=x_crest_l_k;
    y_crest_l_nn=y_crest_l_k;
    aoa_n=aoa_k;
    a1_u_nn=a1_u_k;
    a1_l_nn=a1_l_k;
    a2_u_nn=a2_u_k;
    a2_l_nn=a2_l_k;
    a3_u_nn=a3_u_k;
    a3_l_nn=a3_l_k;
    a4_u_nn=a4_u_k;
    a4_l_nn=a4_l_k;
    a5_u_nn=a5_u_k;
    a5_l_nn=a5_l_k;
    if M<1
    s_A_nn=s_A_k;
    s_B_nn=s_B_k;
    end
end

end

r_p(pp)=r_n_max;
r_p_max=max(r_p(2:end));

if r_p(pp)==r_p_max
    r_le_p=r_le_n;
    x_crest_u_p=x_crest_u_nn;
    y_crest_u_p=y_crest_u_nn;
    x_crest_l_p=x_crest_l_nn;
    y_crest_l_p=y_crest_l_nn;
    aoa_p=aoa_n;
    a1_u_pp=a1_u_nn;
    a1_l_pp=a1_l_nn;
    a2_u_pp=a2_u_nn;
    a2_l_pp=a2_l_nn;
    a3_u_pp=a3_u_nn;
    a3_l_pp=a3_l_nn;
    a4_u_pp=a4_u_nn;
    a4_l_pp=a4_l_nn;
    a5_u_pp=a5_u_nn;
    a5_l_pp=a5_l_nn;
    if M<1
    s_A_pp=s_A_nn;
    s_B_pp=s_B_nn;
    end
end

end

if M<1
Cm_le(C_L_i)=-pi/2*(A0+A1(i)+A2(i)/2);
Cmc4(C_L_i)=pi/4*(A2(i)-A1(i));
Cmc4(C_L_i)=Cm_le(C_L_i)+L_total(i)/4;
Cmc4_0(C_L_i)=Cmc4(C_L_i);
else

Cmc4_0(C_L_i)=Cmc4(i);

end

LdD_0(C_L_i)=r_i(i);

end

%% ======================== 7. STRATFORD RESULT + FINAL GEOMETRY ========================
if M<1

diff_s=s_A_pp-s_B_pp;               % LHS - RHS of Stratford criterion
max_diff_s=max(real(diff_s(iii:end)));  % only check aft of upper crest

if max_diff_s>0
    fprintf('flow separation\n')    % s_A > s_B  =>  recovery too steep
else
    fprintf('no flow separation\n')
end

end

aoa_final=aoa_p;

r_final=r_p_max;

fprintf('aoa(C_L_i)=%f\nx_crest_u=%f\ny_crest_u=%f\n',aoa_final,x_crest_u_p,y_crest_u_p)

fprintf('x_crest_l=%f\ny_crest_l=%f\nL/D=%f\n',x_crest_l_p,y_crest_l_p,r_final)

if M<1
x=linspace(0,1,100);
u_final=a1_u_pp*x.^(1/2)+a2_u_pp*x.^(1)+a3_u_pp*x.^(2)+a4_u_pp*x.^(3)+a5_u_pp*x.^(4);
l_final=a1_l_pp*x.^(1/2)+a2_l_pp*x.^(1)+a3_l_pp*x.^(2)+a4_l_pp*x.^(3)+a5_l_pp*x.^(4);
else
x=linspace(0,1,100);
u_final=a1_u_pp*x.^(1)+a2_u_pp*x.^(2)+a3_u_pp*x.^(3)+a4_u_pp*x.^(4)+a5_u_pp*x.^(5);
l_final=a1_l_pp*x.^(1)+a2_l_pp*x.^(2)+a3_l_pp*x.^(3)+a4_l_pp*x.^(4)+a5_l_pp*x.^(5);
end

plot(x,u_final,'-r')
hold on
plot(x,l_final,'-r')
xlabel('x/c')
ylabel('y/c')
title('best L/D airfoil')

figure(2)
plot (Cd_t,C_L,'-r')
xlabel('C_D')
ylabel('C_L')
title('Overall Aircraft Drag Polar')

figure(3)
plot (aoa, C_L, '-r')
xlabel('Angle of attack [rad]')
ylabel('C_L')
title('Lift curve slope')

figure(4)
plot (aoa, Cmc4_0, '-r')
xlabel('Angle of attack [rad]')
ylabel('Quarter chord moment coefficient')
title('Moment coefficient')

figure(5)
plot (aoa, LdD_0, '-r')
xlabel('Angle of attack [rad]')
ylabel('Lift to drag ratio')
title('L/D vs Angle Of Attack')
